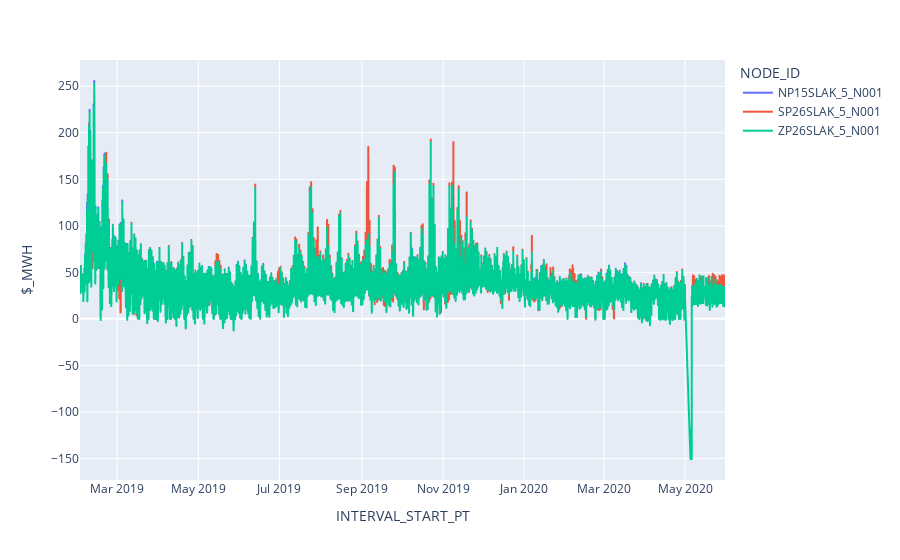

Notebook code cell kept with this figure:
### Code cell
# fig, ax = plt.subplots(figsize=(15,6))
fig = px.line(data_frame=lmp_19_20_sub, x="INTERVAL_START_PT", y="$_MWH", color='NODE_ID')
fig.show();

### Figure 1 — Plotly figure (JSON) as saved in the notebook; plotly's stock layout.template omitted (floating-point values rounded to 4 significant figures; data arrays with more than 128 entries replaced by an {"elided": "..."} marker saying what was removed)
{"data": [{"hoverlabel": {"namelength": 0}, "hovertemplate": "NODE_ID=NP15SLAK_5_N001<br>INTERVAL_START_PT=%{x}<br>$_MWH=%{y}", "legendgroup": "NP15SLAK_5_N001", "line": {"color": "#636efa", "dash": "solid"}, "mode": "lines", "name": "NP15SLAK_5_N001", "showlegend": true, "type": "scattergl", "x": {"elided": "11519 str values"}, "xaxis": "x", "y": {"elided": "11519 float values"}, "yaxis": "y"}, {"hoverlabel": {"namelength": 0}, "hovertemplate": "NODE_ID=SP26SLAK_5_N001<br>INTERVAL_START_PT=%{x}<br>$_MWH=%{y}", "legendgroup": "SP26SLAK_5_N001", "line": {"color": "#EF553B", "dash": "solid"}, "mode": "lines", "name": "SP26SLAK_5_N001", "showlegend": true, "type": "scattergl", "x": {"elided": "11519 str values"}, "xaxis": "x", "y": {"elided": "11519 float values"}, "yaxis": "y"}, {"hoverlabel": {"namelength": 0}, "hovertemplate": "NODE_ID=ZP26SLAK_5_N001<br>INTERVAL_START_PT=%{x}<br>$_MWH=%{y}", "legendgroup": "ZP26SLAK_5_N001", "line": {"color": "#00cc96", "dash": "solid"}, "mode": "lines", "name": "ZP26SLAK_5_N001", "showlegend": true, "type": "scattergl", "x": {"elided": "11519 str values"}, "xaxis": "x", "y": {"elided": "11519 float values"}, "yaxis": "y"}], "layout": {"legend": {"title": {"text": "NODE_ID"}, "tracegroupgap": 0}, "margin": {"t": 60}, "xaxis": {"anchor": "y", "domain": [0, 1], "title": {"text": "INTERVAL_START_PT"}}, "yaxis": {"anchor": "x", "domain": [0, 1], "title": {"text": "$_MWH"}}}}
